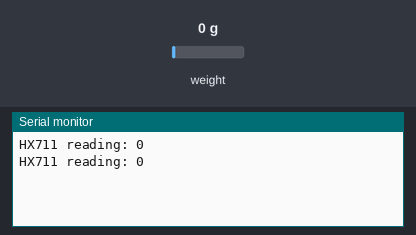
Bench run of a sketch on a simulated Arduino Uno, built with avr-gcc and run on an emulated ATmega328P. Shown: the last lines printed to the serial monitor. Inputs (shaded band) come from the test bench; at power-on: weight on the scale 0 g.

Above: at 2.0 s.
2.1 s: weight on the scale set to 100 g
At 3.1 s:
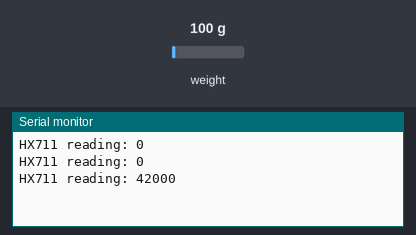
3.6 s: weight on the scale set to 1250 g
At 4.8 s:
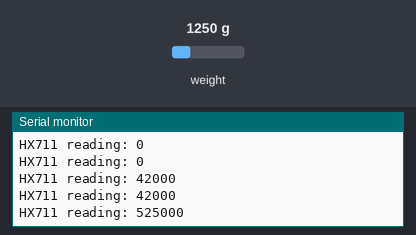
Timing chart, 0 to 6.6 s (numbered marks = the images above; inputs shaded):
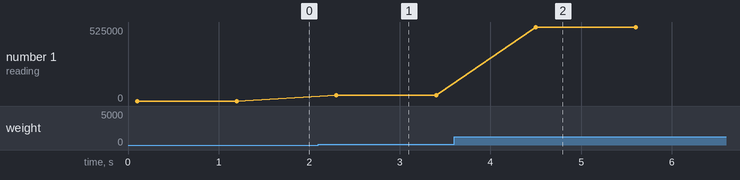

The sketch:

BasicTest_HX711.ino
```cpp
#include "HX711.h"

// HX711 circuit wiring
const int LOADCELL_DOUT_PIN = 14;
const int LOADCELL_SCK_PIN = 15;

HX711 scale;

const long LC50_OFFSET = 0;
const long LC50_DIVIDER = 0;
const long LC350_OFFSET = 0;
const long LC350_DIVIDER = 0;

void setup() {
  Serial.begin(57600);
  scale.begin(LOADCELL_DOUT_PIN, LOADCELL_SCK_PIN);
}

void loop() {

  if (scale.is_ready()) {
    long reading = scale.read();
    Serial.print("HX711 reading: ");
    Serial.println(reading);
  } else {
    Serial.println("HX711 not found.");
  }

  delay(1000);

}
```

Measured:
- after the input at 2.1 s, the serial monitor: prints a new line after 0.20 s (image 1)
- after the input at 3.6 s, the serial monitor: prints a new line after 0.90 s (image 2)
- plotted number 1: 0 → 42000 after the input at 2.1 s, 42000 → 525000 after the input at 3.6 s
